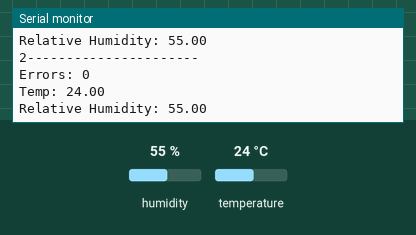
The sketch below on a simulated Arduino Uno, built with avr-gcc and run on an emulated ATmega328P. Parts: the last lines printed to the serial monitor. Wiring (inferred from the names in the program): DHT22 sensor: data pin 4. The inputs (shaded band) are chosen by the test bench; at power-on: humidity 55 %, temperature 24 °C.

Above: at 10.8 s.
10.9 s: humidity set to 22 %
At 16.1 s:
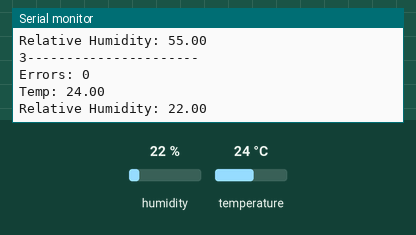
18.4 s: temperature set to 12 °C
At 20.4 s:
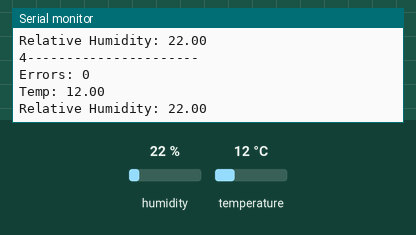
25.9 s: humidity set to 40 %
At 31.5 s:
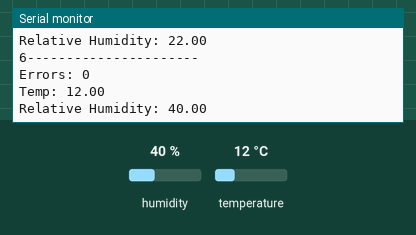
Timing chart, 0 to 33.0 s (numbered marks = the images above; inputs shaded):
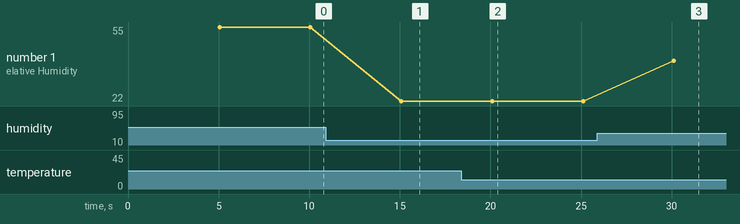

The sketch:

sensor_test.ino
```cpp
/*A program for reading the DHT22 temperature sensor*/
#define PIN 4
#define TIME_OUT 2000           //amount of cycles before time out
#define ITERATIONS 100         //iterations of the loop
#define INTERVAL 5              //seconds between measurements

uint16_t err_count = 0;

void setup() {
    Serial.begin(9600);
    Serial.println("Begin");
    for (uint16_t i = 1; i <= ITERATIONS; i++) {
        delay(1000 * INTERVAL);
        Serial.print(i);
        Serial.println("----------------------");
        Serial.print("Errors: ");
        Serial.println(err_count);
        read_with_error_handling();
    }
    Serial.print("Number of Errors out of ");
    Serial.print(ITERATIONS);
    Serial.print(": ");
    Serial.print(err_count);
    Serial.print("(");
    Serial.print(1.0f * err_count / ITERATIONS);
    Serial.println(" %)");
    Serial.println("End");
}

void loop() {
}

// counting the amount of cycles that the bus is LOW or HIGH
uint16_t pulse_length (bool pulse_type, uint8_t pin) {
    uint16_t count = 0;
    while (pulse_type == digitalRead(pin)) {
        if (count++ >= TIME_OUT) {
            return TIME_OUT;
        }
    }
    return count;
}

int8_t read_DHT22(uint8_t pin, float *temp, float *r_h) {
    uint16_t input[80];
    uint16_t high_pulse, low_pulse;
    uint8_t data[5];
    int8_t sign = 1;
    // sending start signal
    pinMode(pin, OUTPUT);
    digitalWrite(pin, LOW);
    delayMicroseconds(1100);
    // timing critical code - waiting for response
    noInterrupts();
    pinMode(pin, INPUT_PULLUP);
    delayMicroseconds(30);
    // measuring the first low pulse
    if (pulse_length(LOW, pin) == TIME_OUT) {
        return -1;
    }
    // measuring the first high pulse
    if (pulse_length(HIGH, pin) == TIME_OUT) {
        return -1;
    }
    // measuring the transmitted data
    for (int i = 0; i < 80; i += 2) {
        input[i] = pulse_length(LOW, pin);
        input[i + 1] = pulse_length(HIGH, pin);
    }
    interrupts();
    // setting data to 0
    data[0] = data[1] = data[2] = data[3] = data[4] = 0;
    for (int j = 0; j < 80; j += 2) {
        low_pulse = input[j];
        high_pulse = input[j + 1];
        if (low_pulse == TIME_OUT || high_pulse == TIME_OUT) {
            return -2;
        }
        data[j / 16] <<= 1;
        // if the input is a "1"
        if (high_pulse > low_pulse) {
            data[j / 16] |= 1;
        }
    }
    if ((data[0] + data[1] + data[2] +data[3]) & data[4] != data[4]) {
        return -3;
    }
    if (data[2] & 0x80) {
        data[2] &= 0x7F;
        sign = -1;
    }
    // return the results through pointers
    *r_h = ((data[0] << 8) + data[1]) / 10.0;
    *temp = sign * ((data[2] << 8) + data[3]) / 10.0;
    return 0;
}

void read_with_error_handling() {
    float temp, rel_hum;
    int8_t message_code= read_DHT22(PIN, &temp, &rel_hum);
    switch (message_code) {
        case -1:
            Serial.println("Initial pulse timed out.");
            delay(5000);
            err_count++;
            break;
        case -2:
            Serial.println("Time out during measuring.");
            delay(5000);
            err_count++;
            break;
        case -3:
            Serial.println("Checksum error.");
            err_count++;
            break;
        case 0:
            // Serial.println("Measuring successful.");
            Serial.print("Temp: ");
            Serial.println(temp);
            Serial.print("Relative Humidity: ");
            Serial.println(rel_hum);
            break;
        default:
            Serial.println("Behavior not defined.");
            err_count++;
            break;
    }
    Serial.println("");
}
```

Measured:
- after the input at 10.9 s, the serial monitor: prints a new line after 4.2 s (image 1)
- after the input at 18.4 s, the serial monitor: prints a new line after 1.7 s (image 2)
- after the input at 25.9 s, the serial monitor: prints a new line after 4.2 s (image 3)
- plotted number 1: 55 → 22 after the input at 10.9 s, 22 → 40 after the input at 25.9 s
